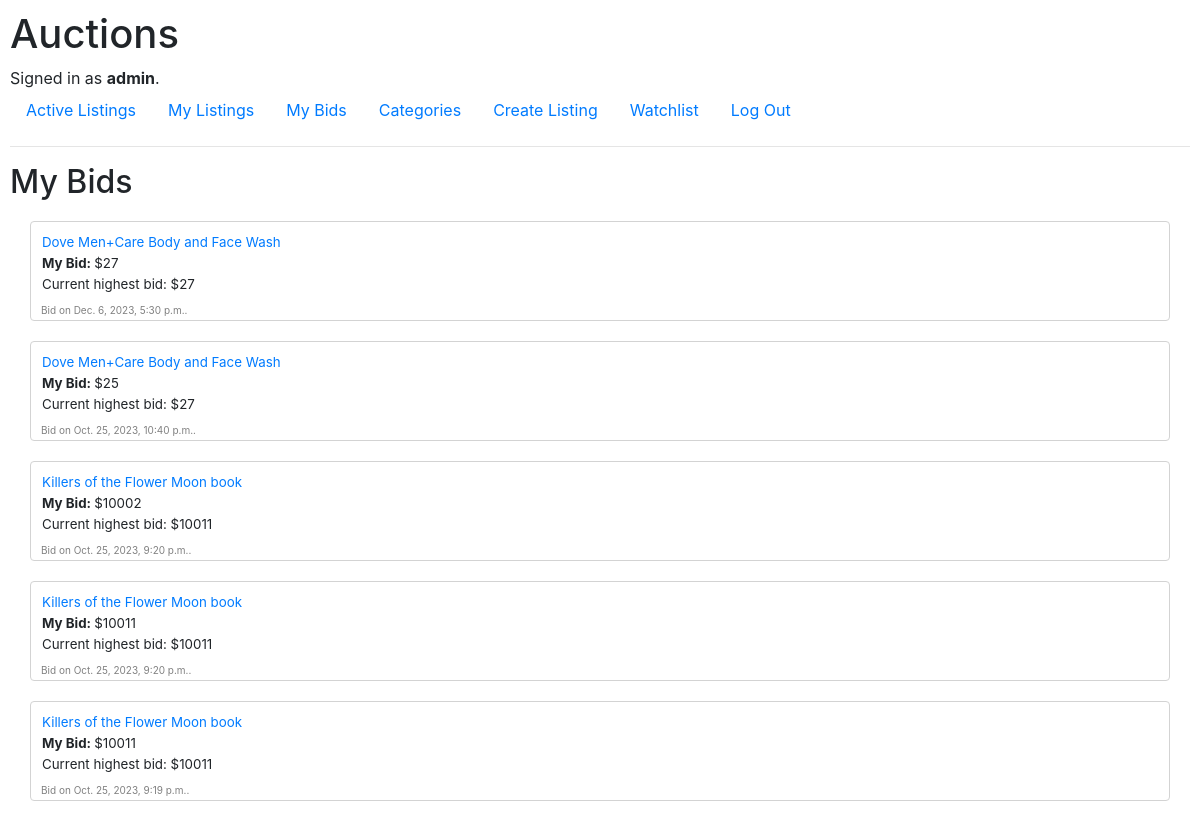
The page /mybids (signed in) on the database its author committed.
### auctions/models.py (models this page shows)
class User(AbstractUser):
    pass

class Bids(models.Model):
    bid = models.PositiveIntegerField()
    time = models.DateTimeField(default=datetime.datetime.now())
    item = models.ForeignKey(Listings, on_delete=models.CASCADE, related_name="bids")
    user = models.ForeignKey(User, on_delete=models.CASCADE, related_name="user_bids")

class Listings(models.Model):
    name = models.CharField(max_length=200)
    description = models.TextField(max_length=400)
    startingbid = models.PositiveIntegerField()
    image = models.URLField(max_length=200, blank=True)
    time = models.DateTimeField(default=datetime.datetime.now())
    category = models.ForeignKey(Categories, on_delete=models.PROTECT, related_name="item", blank=True)
    user = models.ForeignKey(User, on_delete=models.CASCADE, related_name="listings")
    isclosed = models.BooleanField(default=False)
    @property
    def highestbid(self):
        if self.bids.all() == None:
            return self.startingbid
        else:
            highestbid = self.bids.all()
            highestbid = highestbid.order_by("bid").last()
            return highestbid

### auctions/views.py (the view)
# urls.py: path("mybids", views.mybids, name="mybids"),
@login_required(login_url="login")
def mybids(request):
    user = User.objects.get(pk=request.user.id)
    user_items = user.listings.all()
    bids = user.user_bids.all().order_by("-time")
    return render(request, "auctions/mybids.html", {
        "bids": bids
    })

### auctions/templates/auctions/mybids.html
{% extends "auctions/layout.html" %}
{% block body %}
    <h2>My Bids</h2>
    <div>
        {% for bid in bids %}
            {% if bid.item.isclosed == False %}
                <div class="bid">
                    <p>
                        <a href="{% url 'listing' bid.item.id %}">{{ bid.item.name }}</a>
                    </p>
                    <p><b>My Bid: </b>${{ bid.bid }}</p>
                    <p>Current highest bid: ${{ bid.item.highestbid.bid }}</p>
                    <span id="created">Bid on {{ bid.time }}.</span>
                </div>
            {% endif %}
        {% endfor %}
    </div>
{% endblock %}

### auctions/templates/auctions/layout.html (shortened to what this page needs)
{% load static %}
<!DOCTYPE html>
<html lang="en">
    <head>
        <link rel="stylesheet" href="https://stackpath.bootstrapcdn.com/bootstrap/4.4.1/css/bootstrap.min.css">
        <link href="{% static 'auctions/styles.css' %}" rel="stylesheet">
    </head>
    <body>
        <h1>Auctions</h1>
        <div>
            {% if user.is_authenticated %}
                Signed in as <strong>{{ user.username }}</strong>.
            {% else %}
                Not signed in.
            {% endif %}
        </div>
        <ul class="nav">
            <li class="nav-item">
                <a class="nav-link" href="{% url 'index' %}">Active Listings</a>
            </li>
            {% if user.is_authenticated %}
                <li class="nav-item">
                    <a class="nav-link" href="{% url 'mylistings' %}">My Listings</a>
                </li>
                <li class="nav-item">
                    <a class="nav-link" href="{% url 'mybids' %}">My Bids</a>
                </li>
                <li class="nav-item">
                    <a class="nav-link" href="{% url 'category' %}">Categories</a>
                </li>
                <li class="nav-item">
                    <a class="nav-link" href="{% url 'list' %}">Create Listing</a>
                </li>
                <li class="nav-item">
                    <a class="nav-link" href="{% url 'watchlist' %}">Watchlist</a>
                </li>
                <li class="nav-item">
                    <a class="nav-link" href="{% url 'logout' %}">Log Out</a>
                </li>
            {% endif %}
        </ul>
        <hr>
        {% block body %}
        {% endblock %}
    </body>
</html>

### auctions/static/auctions/styles.css (style rules this page uses)
body { padding: 10px; }
#created { font-size: x-small; color: gray; }
.bid { border: 1px solid lightgray; border-radius: 4px; padding: 10px; height: 100px; margin: 20px; }
.bid p { font-size: smaller; margin: 1px; }

### rows shown on the page
User: username "admin"
Bids: item.name "Dove Men+Care Body and Face Wash", bid "27", item.highestbid.bid "27", time "Dec. 6, 2023, 5:30 p.m."
Bids: item.name "Dove Men+Care Body and Face Wash", bid "25", item.highestbid.bid "27", time "Oct. 25, 2023, 10:40 p.m."
Bids: item.name "Killers of the Flower Moon book", bid "10002", item.highestbid.bid "10011", time "Oct. 25, 2023, 9:20 p.m."
Bids: item.name "Killers of the Flower Moon book", bid "10011", item.highestbid.bid "10011", time "Oct. 25, 2023, 9:20 p.m."
Bids: item.name "Killers of the Flower Moon book", bid "10011", item.highestbid.bid "10011", time "Oct. 25, 2023, 9:19 p.m."
